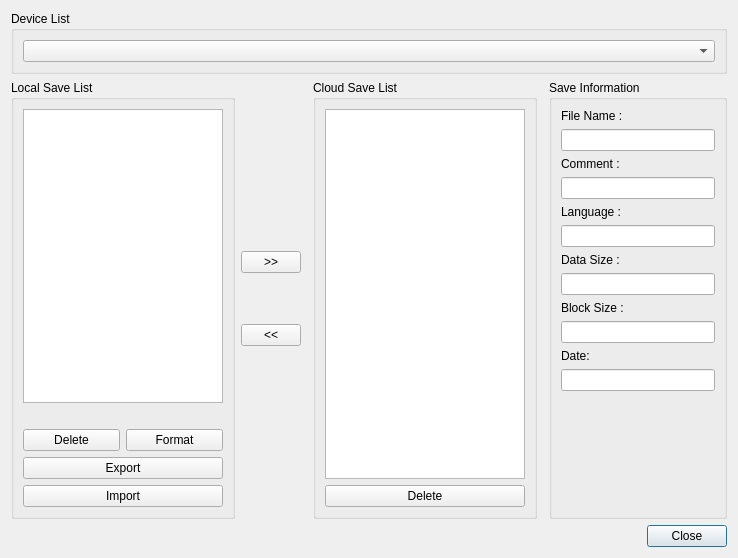
<?xml version="1.0" encoding="UTF-8"?>
<ui version="4.0">
 <class>UIBackupRam</class>
 <widget class="QDialog" name="UIBackupRam">
  <property name="geometry">
   <rect>
    <x>0</x>
    <y>0</y>
    <width>738</width>
    <height>558</height>
   </rect>
  </property>
  <property name="windowTitle">
   <string>Backup Ram Manager</string>
  </property>
  <layout class="QGridLayout">
   <item row="2" column="0" colspan="6">
    <widget class="QDialogButtonBox" name="dbbButton">
     <property name="orientation">
      <enum>Qt::Horizontal</enum>
     </property>
     <property name="standardButtons">
      <set>QDialogButtonBox::Close</set>
     </property>
    </widget>
   </item>
   <item row="1" column="5">
    <widget class="QGroupBox" name="gbSaveInformations">
     <property name="title">
      <string>Save Information</string>
     </property>
     <layout class="QVBoxLayout">
      <item>
       <widget class="QLabel" name="lFileName">
        <property name="text">
         <string>File Name :</string>
        </property>
       </widget>
      </item>
      <item>
       <widget class="QLineEdit" name="leFileName">
        <property name="readOnly">
         <bool>true</bool>
        </property>
       </widget>
      </item>
      <item>
       <widget class="QLabel" name="lComment">
        <property name="text">
         <string>Comment :</string>
        </property>
       </widget>
      </item>
      <item>
       <widget class="QLineEdit" name="leComment">
        <property name="readOnly">
         <bool>true</bool>
        </property>
       </widget>
      </item>
      <item>
       <widget class="QLabel" name="lLanguage">
        <property name="text">
         <string>Language :</string>
        </property>
       </widget>
      </item>
      <item>
       <widget class="QLineEdit" name="leLanguage">
        <property name="readOnly">
         <bool>true</bool>
        </property>
       </widget>
      </item>
      <item>
       <widget class="QLabel" name="lDataSize">
        <property name="text">
         <string>Data Size :</string>
        </property>
       </widget>
      </item>
      <item>
       <widget class="QLineEdit" name="leDataSize">
        <property name="readOnly">
         <bool>true</bool>
        </property>
       </widget>
      </item>
      <item>
       <widget class="QLabel" name="lBlockSize">
        <property name="text">
         <string>Block Size :</string>
        </property>
       </widget>
      </item>
      <item>
       <widget class="QLineEdit" name="leBlockSize">
        <property name="readOnly">
         <bool>true</bool>
        </property>
       </widget>
      </item>
      <item>
       <widget class="QLabel" name="lDate">
        <property name="text">
         <string>Date:</string>
        </property>
       </widget>
      </item>
      <item>
       <widget class="QLineEdit" name="leDate"/>
      </item>
      <item>
       <spacer>
        <property name="orientation">
         <enum>Qt::Vertical</enum>
        </property>
        <property name="sizeHint" stdset="0">
         <size>
          <width>20</width>
          <height>20</height>
         </size>
        </property>
       </spacer>
      </item>
     </layout>
    </widget>
   </item>
   <item row="1" column="1">
    <layout class="QVBoxLayout" name="verticalLayout">
     <property name="spacing">
      <number>0</number>
     </property>
     <property name="topMargin">
      <number>120</number>
     </property>
     <property name="bottomMargin">
      <number>120</number>
     </property>
     <item>
      <widget class="QPushButton" name="pbCopyFromLocal">
       <property name="maximumSize">
        <size>
         <width>60</width>
         <height>16777215</height>
        </size>
       </property>
       <property name="text">
        <string>&gt;&gt;</string>
       </property>
      </widget>
     </item>
     <item>
      <widget class="QPushButton" name="pbCopyFromCloud">
       <property name="minimumSize">
        <size>
         <width>0</width>
         <height>0</height>
        </size>
       </property>
       <property name="maximumSize">
        <size>
         <width>60</width>
         <height>16777215</height>
        </size>
       </property>
       <property name="text">
        <string>&lt;&lt;</string>
       </property>
      </widget>
     </item>
    </layout>
   </item>
   <item row="1" column="0">
    <widget class="QGroupBox" name="gbSaveList">
     <property name="minimumSize">
      <size>
       <width>224</width>
       <height>0</height>
      </size>
     </property>
     <property name="maximumSize">
      <size>
       <width>220</width>
       <height>16777215</height>
      </size>
     </property>
     <property name="title">
      <string>Local Save List</string>
     </property>
     <layout class="QVBoxLayout">
      <item>
       <widget class="QListWidget" name="lwSaveList"/>
      </item>
      <item>
       <widget class="QLabel" name="lBlocks"/>
      </item>
      <item>
       <layout class="QHBoxLayout">
        <item>
         <widget class="QPushButton" name="pbDelete">
          <property name="text">
           <string>Delete</string>
          </property>
         </widget>
        </item>
        <item>
         <widget class="QPushButton" name="pbFormat">
          <property name="text">
           <string>Format</string>
          </property>
         </widget>
        </item>
       </layout>
      </item>
      <item>
       <widget class="QPushButton" name="pbExport">
        <property name="text">
         <string>Export</string>
        </property>
       </widget>
      </item>
      <item>
       <widget class="QPushButton" name="pbImport">
        <property name="text">
         <string>Import</string>
        </property>
       </widget>
      </item>
     </layout>
    </widget>
   </item>
   <item row="0" column="0" colspan="6">
    <widget class="QGroupBox" name="gbDeviceList">
     <property name="title">
      <string>Device List</string>
     </property>
     <layout class="QHBoxLayout">
      <item>
       <widget class="QComboBox" name="cbDeviceList"/>
      </item>
     </layout>
    </widget>
   </item>
   <item row="1" column="3">
    <widget class="QGroupBox" name="groupBox">
     <property name="minimumSize">
      <size>
       <width>224</width>
       <height>0</height>
      </size>
     </property>
     <property name="maximumSize">
      <size>
       <width>220</width>
       <height>16777215</height>
      </size>
     </property>
     <property name="title">
      <string>Cloud Save List</string>
     </property>
     <layout class="QVBoxLayout" name="verticalLayout_2">
      <item>
       <widget class="QListWidget" name="lwCloudSaveList"/>
      </item>
      <item>
       <widget class="QPushButton" name="pbDeleteCloudItem">
        <property name="text">
         <string>Delete</string>
        </property>
       </widget>
      </item>
     </layout>
    </widget>
   </item>
  </layout>
 </widget>
 <resources/>
 <connections>
  <connection>
   <sender>dbbButton</sender>
   <signal>rejected()</signal>
   <receiver>UIBackupRam</receiver>
   <slot>reject()</slot>
   <hints>
    <hint type="sourcelabel">
     <x>312</x>
     <y>445</y>
    </hint>
    <hint type="destinationlabel">
     <x>605</x>
     <y>443</y>
    </hint>
   </hints>
  </connection>
 </connections>
</ui>
